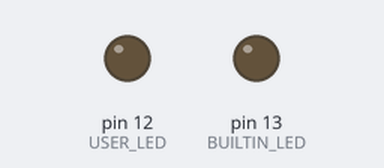
Simulated run of this sketch. Board: Arduino Uno, built with avr-gcc and run on an emulated ATmega328P. On the bench: output pins drawn as LEDs (lit = HIGH). Dashed ring = blinking.

Above: at 0.5 s.
At 1.2 s:
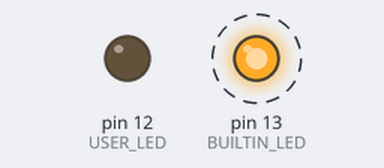
At 4.2 s:
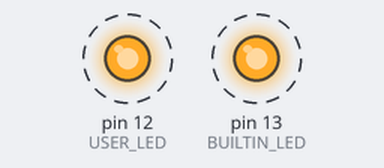
Timing chart, 0 to 4.6 s (numbered marks = the images above):
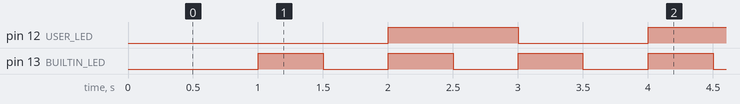

The sketch:

20240913TimerCallback.ino
```cpp
#include "Timer.h"
#define USER_LED  12
#define BUILTIN_LED 13

Timer t;

void flip1(void) {
  static int ledState = LOW;
  digitalWrite(USER_LED, ledState );
  ledState = !ledState;
}

void flip2(void) {
  static int ledState = LOW;
  digitalWrite(BUILTIN_LED, ledState );
  ledState = !ledState;
}

void setup() {
  pinMode(USER_LED, OUTPUT);
  pinMode(BUILTIN_LED, OUTPUT);
  t.every(1000, flip1);
  t.every(500, flip2);
}

void loop() {
  t.update();
}
```

Measured:
- by itself, pin 12 (USER_LED): alternates HIGH for 1.0 s and LOW for 1.0 s
- by itself, pin 13 (BUILTIN_LED): alternates HIGH for 0.50 s and LOW for 0.50 s
- by itself, everything shown: repeats every 2.0 s, in 4 steps
